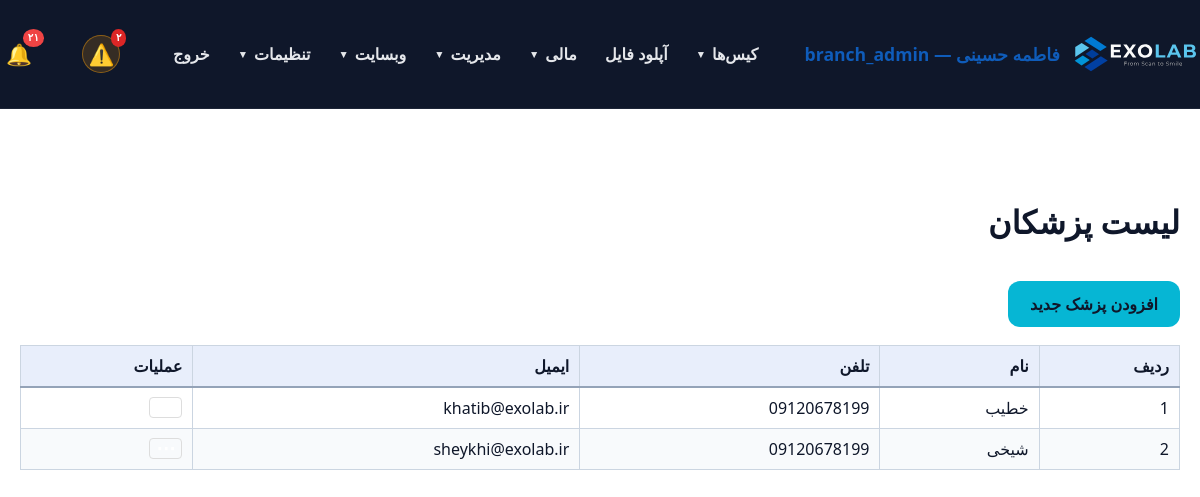
The app's page /panel/doctors.php (signed in) with its own data.
### tables this page shows
CREATE TABLE `users` (
  `id` int(11) NOT NULL AUTO_INCREMENT,
  `username` varchar(100) NOT NULL,
  `password_hash` varchar(255) NOT NULL,
  `full_name` varchar(255) NOT NULL,
  `email` varchar(255) DEFAULT NULL,
  `phone` varchar(20) DEFAULT NULL,
  `role` enum('admin','doctor','staff','secretary','designer','technician','operator','powder','courier','finance','outsource_lab','customer_lab','partner_lab','clinic','branch_admin') NOT NULL DEFAULT 'staff',
  `branch_id` int(11) DEFAULT NULL,
  `clinic_id` int(11) DEFAULT NULL,
  `lab_id` int(11) DEFAULT NULL,
  `is_designer` tinyint(1) NOT NULL DEFAULT 0,
  `is_default_designer` tinyint(1) NOT NULL DEFAULT 0,
  `active` tinyint(1) DEFAULT 1,
  `last_login` datetime DEFAULT NULL,
  `created_at` datetime DEFAULT current_timestamp(),
  `updated_at` datetime DEFAULT current_timestamp() ON UPDATE current_timestamp(),
  `notes` text DEFAULT NULL,
  PRIMARY KEY (`id`),
  UNIQUE KEY `username` (`username`),
  KEY `idx_users_clinic_id` (`clinic_id`),
  KEY `idx_users_is_designer` (`is_designer`),
  CONSTRAINT `fk_users_clinic` FOREIGN KEY (`clinic_id`) REFERENCES `users` (`id`) ON DELETE SET NULL ON UPDATE CASCADE
);

### panel/db.php (called while the page is built, shortened)
<?php
function db() {
    static $pdo = null;
    if ($pdo === null) {
        try {
            $pdo = Connection::getInstance();
        } catch (Throwable $e) {
            $dbFailMsg = 'db connection failed: ' . $e->getMessage();
            if (function_exists('exolab_log_throttled')) {
                exolab_log_throttled('db_connect_failed', $dbFailMsg, 60);
            } else {
                error_log($dbFailMsg);
            }
            try {
                Connection::reset();
                usleep(150000);
                $pdo = Connection::getInstance();
            } catch (Throwable $e2) {
                $dbFailMsg2 = 'db connection retry failed: ' . $e2->getMessage();
                if (function_exists('exolab_log_throttled')) {
                    exolab_log_throttled('db_connect_failed_retry', $dbFailMsg2, 60);
                } else {
                    error_log($dbFailMsg2);
                }
                dbConnectionFailedResponse();
            }
        }
    }
    return $pdo;
}
function canManageScanAppointments(?array $user = null): bool {
    $user = $user ?: (function_exists('current_user') ? current_user() : null);
    $role = (string) ($user['role'] ?? '');
    if (in_array($role, ['admin', 'branch_admin', 'technician', 'secretary', 'staff'], true)) return true;
    return false;
}
function canViewScanBodyLibrary(?array $user = null): bool {
    $user = $user ?: (function_exists('current_user') ? current_user() : null);
    if (is_admin()) return true;
    return false;
}
function currentBranchId(): ?int {
    $user = current_user();
    $bid = $user['branch_id'] ?? null;
    return $bid !== null && $bid !== '' ? (int) $bid : null;
}
function accessibleDoctorIds(): array {
    $bid = currentBranchId();
    $ids = [];
    $stmt = db()->prepare('SELECT id FROM users WHERE role = "doctor" AND branch_id = ?');
    $stmt->execute([$bid]);
    foreach ($stmt->fetchAll(PDO::FETCH_COLUMN) as $v) $ids[(int) $v] = true;
    $stmt = db()->prepare('SELECT doctor_id FROM branch_doctor_access WHERE branch_id = ?');
    $stmt->execute([$bid]);
    foreach ($stmt->fetchAll(PDO::FETCH_COLUMN) as $v) $ids[(int) $v] = true;
    return array_keys($ids);
}
function getAllDoctors() {
    $bid = currentBranchId();
    $granted = accessibleDoctorIds();
    $where = '(branch_id = ? OR branch_id IS NULL)';
    $params = [$bid];
    if (!empty($granted)) {
        $ph = implode(',', array_fill(0, count($granted), '?'));
        $where .= ' OR id IN (' . $ph . ')';
        $params = array_merge($params, $granted);
    }
    $stmt = db()->prepare('SELECT id, full_name AS name, email, phone, notes, active FROM users WHERE role = "doctor" AND ' . $where . ' ORDER BY full_name ASC');
    $stmt->execute($params);
    return $stmt->fetchAll();
}
function importantNotificationTypes(): array {
    return ['status', 'status_change', 'comment'];
}
function notificationTypesSql(array $types): string {
    return implode(',', array_fill(0, count($types), '?'));
}
function getUnreadNotificationCount(int $userId): int {
    $stmt = db()->prepare('SELECT COUNT(*) FROM notifications WHERE user_id = ? AND is_read = 0');
    $stmt->execute([$userId]);
    return (int) $stmt->fetchColumn();
}
function getUnreadImportantNotificationCount(int $userId): int {
    $types = importantNotificationTypes();
    $sql = 'SELECT COUNT(*) FROM notifications WHERE user_id = ? AND is_read = 0 AND type IN (' . notificationTypesSql($types) . ')';
    $stmt = db()->prepare($sql);
    $stmt->execute(array_merge([$userId], $types));
    return (int) $stmt->fetchColumn();
}

### includes/helpers.php (called while the page is built, shortened)
<?php
require_once __DIR__ . '/icons.php';
function toPersianDigits($input) {
    $numbers = ['0','1','2','3','4','5','6','7','8','9'];
    $persian = ['۰','۱','۲','۳','۴','۵','۶','۷','۸','۹'];
    return str_replace($numbers, $persian, $input);
}

### panel/doctors.php (the view)
<?php
require_once __DIR__ . '/auth.php';
require_admin();
$doctors = getAllDoctors();
panel_layout_start('لیست پزشکان');
?>
<div style="margin-bottom: 18px;">
    <a class="btn" href="doctor_form.php">افزودن پزشک جدید</a>
</div>
<table class="datatable display">
    <thead>
    <tr>
        <th>ردیف</th>
        <th>نام</th>
        <th>تلفن</th>
        <th>ایمیل</th>
        <th>عملیات</th>
    </tr>
    </thead>
    <tbody>
    <?php foreach ($doctors as $index => $doctor): ?>
        <tr>
            <td><?= $index + 1 ?></td>
            <td><?= htmlspecialchars($doctor['name']) ?></td>
            <td><?= htmlspecialchars($doctor['phone'] ?? '') ?></td>
            <td><?= htmlspecialchars($doctor['email'] ?? '') ?></td>
            <td class="actions">
                <?= action_dropdown('doctor_view.php?id=' . $doctor['id'], 'doctor_form.php?id=' . $doctor['id'], 'delete_doctor.php', $doctor['id']) ?>
            </td>
        </tr>
    <?php endforeach; ?>
    </tbody>
</table>
<?php panel_layout_end();

### panel/auth.php (shortened to what this page needs)
<?php
require_once __DIR__ . '/db.php';
require_once __DIR__ . '/../includes/helpers.php';
function current_user() {
    static $user = null;
    if ($user !== null) return $user;
    $stmt = db()->prepare('SELECT * FROM users WHERE id = ? AND active = 1 LIMIT 1');
    $stmt->execute([(int)$_SESSION[USER_SESSION_KEY]]);
    $user = $stmt->fetch();
    return $user;
}
function is_logged_in() {
    return current_user() !== null;
}
function is_admin(): bool {
    $user = current_user();
    return $user['role'] === 'admin' || $user['role'] === 'branch_admin';
}
function is_root_admin(): bool {
    $user = current_user();
    return $user && $user['role'] === 'admin';
}
function has_permission($permission) {
    $user = current_user();
    $perms = $GLOBALS['role_permissions'][$user['role']] ?? [];
    return in_array('*', $perms) || in_array($permission, $perms);
}
function require_login() {
    if (!is_logged_in()) {
        $target = getLoginRedirectUrl();
        if ($target !== '') {
            $_SESSION['login_redirect'] = $target;
        }
        header('Location: login.php');
        exit;
    }
}
function require_admin() {
    require_login();
}
function panel_layout_start($title = 'پنل مدیریت') {
    $user = current_user();
    ?>
    <!DOCTYPE html>
    <html lang="fa" dir="rtl">
    <head>
        <link rel="stylesheet" href="../assets/css/style.css">
        <link rel="stylesheet" href="../assets/css/datatables.min.css">
    </head>
    <body>
    <header class="site-header">
        <div class="container" style="justify-content: space-between;">
            <a class="brand" href="dashboard.php">
                <img src="../assets/icons/EXOLAB_LOGO_HORIZENTAL.svg" alt="EXOLAB" class="site-logo">
                <span><?= $user ? htmlspecialchars($user['full_name']) . ' — ' . $user['role'] : 'پنل' ?></span>
            </a>
            <nav class="site-nav" id="siteNav">
                <?php
                $navCanCases  = has_permission('view_all_cases') || has_permission('view_own_cases') || has_permission('view_assigned_cases') || has_permission('view_clinic_cases') || has_role('designer');
                $navCanUpload = $user && in_array($user['role'] ?? '', ['doctor', 'designer', 'admin', 'branch_admin', 'clinic', 'lab', 'outsource_lab', 'customer_lab', 'partner_lab'], true);
                $navCanInv    = has_permission('view_invoices') || has_permission('view_clinic_invoices') || has_permission('view_own_invoices') || is_admin();
                $navCanPay    = has_permission('view_own_payments') || has_permission('view_clinic_payments') || has_permission('view_payments') || is_admin();
                $navIsAdmin   = is_admin();
                $navIsRoot    = is_root_admin();
                ?>
                <?php if ($navCanCases): ?>
                    <div class="nav-group">
                        <button type="button" class="nav-group-toggle" onclick="toggleNavGroup(this)">کیس‌ها <span class="caret">▼</span></button>
                    </div>
                <?php endif; ?>
                <?php if ($navCanUpload): ?>
                    <a class="nav-link" href="uploads.php">آپلود فایل</a>
                <?php endif; ?>
                <?php if ($navCanInv || $navCanPay || $navIsAdmin): ?>
                    <div class="nav-group">
                        <button type="button" class="nav-group-toggle" onclick="toggleNavGroup(this)">مالی <span class="caret">▼</span></button>
                    </div>
                <?php endif; ?>
                <?php if ($navIsAdmin): ?>
                    <div class="nav-group">
                        <button type="button" class="nav-group-toggle" onclick="toggleNavGroup(this)">مدیریت <span class="caret">▼</span></button>
                    </div>
                    <div class="nav-group">
                        <button type="button" class="nav-group-toggle" onclick="toggleNavGroup(this)">وبسایت <span class="caret">▼</span></button>
                    </div>
                <?php endif; ?>
                <?php if ($navIsRoot || $user): ?>
                    <div class="nav-group">
                        <button type="button" class="nav-group-toggle" onclick="toggleNavGroup(this)">تنظیمات <span class="caret">▼</span></button>
                    </div>
                <?php endif; ?>
                <a class="nav-link" href="logout.php">خروج</a>
            </nav>
            <?php if ($user): $notifCount = getUnreadNotificationCount($user['id']); $notifImportantCount = getUnreadImportantNotificationCount($user['id']); ?>
                <a href="notifications.php?scope=important" class="notif-bell notif-bell-important" title="اعلان‌های مهم (کامنت جدید و تغییر وضعیت)" aria-label="اعلان‌های مهم" style="position:relative; margin-right:6px;">
                    <span class="notif-bell-icon" style="font-size:1.3rem;">⚠️</span>
                    <?php if ($notifImportantCount > 0): ?>
                        <span class="notif-bell-badge badge-important"><?= toPersianDigits($notifImportantCount > 99 ? '99+' : $notifImportantCount) ?></span>
                    <?php endif; ?>
                </a>
                <a href="notifications.php" class="notif-bell" title="همهٔ اعلان‌ها" aria-label="همهٔ اعلان‌ها" style="position:relative; margin-right:10px;">
                    <span class="notif-bell-icon" style="font-size:1.3rem;">🔔</span>
                    <?php if ($notifCount > 0): ?>
                        <span class="notif-bell-badge badge-normal"><?= toPersianDigits($notifCount > 99 ? '99+' : $notifCount) ?></span>
                    <?php endif; ?>
                </a>
            <?php endif; ?>
        </div>
    </header>
    <main class="section">
        <div class="container">
            <h2><?= htmlspecialchars($title) ?></h2>
    <?php
}
function panel_layout_end() {
    ?>
        </div>
    </main>
    </body>
    </html>
    <?php
}

### assets/css/style.css (style rules this page uses)
body { margin: 0; font-family: 'Segoe UI', Tahoma, Geneva, Verdana, sans-serif; background: #FFFFFF; color: #0F172A; direction: rtl; text-align: right; }
a { color: #0f5cba; text-decoration: none; }
.container { max-width: 1900px; margin: 0 auto; padding: 0 20px; }
.site-header { background: #0F172A; color: #ffffff; position: sticky; top: 0; z-index: 10; border-bottom: 1px solid rgba(255, 255, 255, 0.06); }
.site-header .container { display: flex; align-items: center; justify-content: space-between; flex-wrap: wrap; gap: 12px; padding: 18px 0; }
.brand { display: flex; align-items: center; gap: 12px; font-size: 1.1rem; font-weight: 700; }
.site-logo { height: 72px; display: inline-block; }
.site-nav { display: flex; align-items: center; gap: 4px; flex-wrap: wrap; }
.site-nav a, .nav-group-toggle { color: #E5E7EB; font-weight: 600; }
.nav-link { padding: 9px 12px; border-radius: 8px; text-decoration: none; transition: background .15s; }
.notif-bell { display: inline-flex; align-items: center; justify-content: center; width: 38px; height: 38px; border-radius: 50%; transition: background .15s, transform .15s; }
.notif-bell-icon { display: inline-block; line-height: 1; transition: transform .15s; }
.notif-bell-important { background: rgba(245, 158, 11, 0.16); box-shadow: inset 0 0 0 1px rgba(245, 158, 11, 0.45); }
.notif-bell-important .notif-bell-icon { color: #FBBF24; }
.notif-bell-badge { position: absolute; top: -6px; right: -6px; color: #fff; font-size: 0.65rem; padding: 1px 5px; border-radius: 50%; font-weight: bold; line-height: 1.5; }
.notif-bell-badge.badge-important { background: #dc2626; }
.notif-bell-badge.badge-normal { background: #ef4444; }
.nav-group { position: relative; }
.nav-group-toggle { background: transparent; border: none; padding: 9px 12px; border-radius: 8px; cursor: pointer; font-size: 1rem; display: inline-flex; align-items: center; gap: 6px; font-family: inherit; }
.nav-group-toggle .caret { font-size: 0.65rem; transition: transform .2s; }
.btn { display: inline-block; background: #06B6D4; color: #0F172A; padding: 12px 22px; border-radius: 12px; margin-top: 16px; font-weight: 700; text-decoration: none; }
.section { padding: 64px 0; }
.section h2 { margin-bottom: 22px; font-size: 2rem; }
button { background: #0f5cba; color: #fff; border: none; border-radius: 12px; padding: 13px 20px; font-weight: 700; cursor: pointer; }
table { width: 100%; border-collapse: collapse; background: #fff; }
th, td { padding: 9px 10px; border: 1px solid #cbd5e1; }
tbody tr:nth-child(even) { background: #f8fafc; }
th { background: #e8eefb; border-bottom: 2px solid #94a3b8; text-align: right; font-weight: 700; }

### records on screen
users: full_name "فاطمه حسینی", role "branch_admin"
users: full_name "خطیب", phone "09120678199", email "khatib@exolab.ir"
users: full_name "شیخی", phone "09120678199", email "sheykhi@exolab.ir"

### other values on screen
toPersianDigits($notifCount > 99 ? '99+' : $notifCount) "۲۱"
$title "لیست پزشکان"
